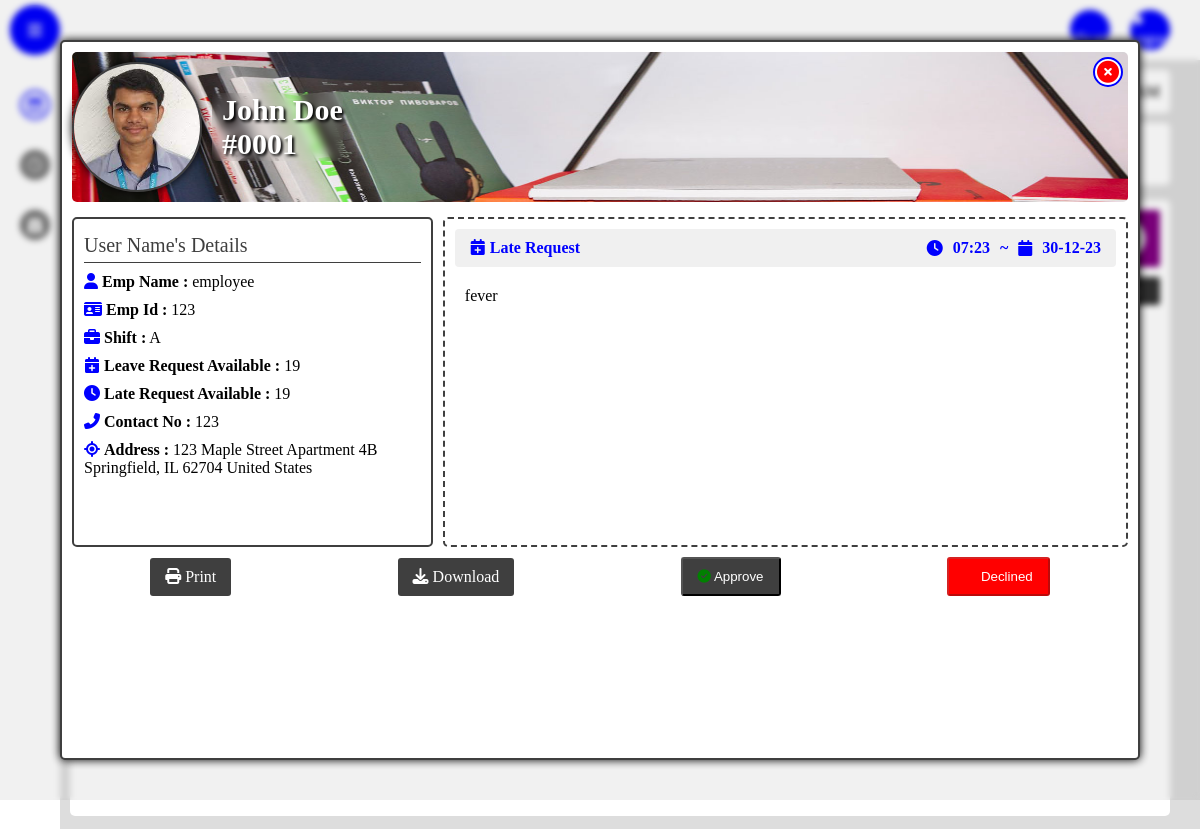
Before: /late_req_profile?emp_id=123&emp_name=employee&from_time=09:19&to_time=09:19&reason=fever+&req_id=1 (signed in, upper part) with the older database file.
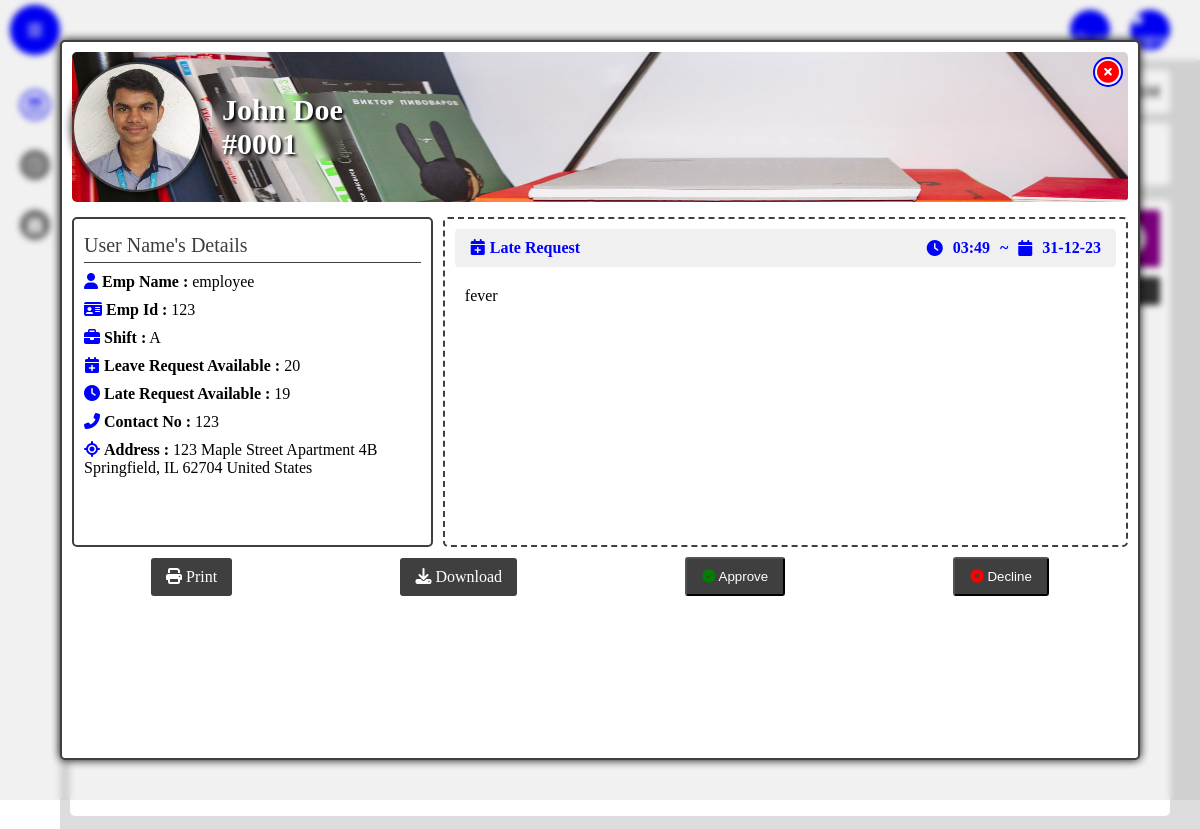
After: the same page with the newer database file.
### app/models.py (models this page shows)
class late(db.Model, UserMixin):
    id = db.Column(db.Integer, primary_key=True)
    emp_id = db.Column(db.Integer)
    emp_name = db.Column(db.String(150), nullable=False)
    reason = db.Column(db.String(150), nullable=False)
    from_time = db.Column(db.String(150), nullable=False)
    to_time = db.Column(db.String(150), nullable=False)
    status = db.Column(db.String(150), default='Pending')
    approved_by = db.Column(db.String(150), default='Pending')
    hr_approval = db.Column(db.String(150), default='Pending')
    date = db.Column(db.DateTime(timezone=True), default=func.now())

### app/views.py (the view)
@views.route('/late_req_profile')
@login_required
def late_req_profile():
    emp_id = request.args.get('emp_id')
    emp_name = request.args.get('emp_name')
    from_time = request.args.get('from_time')
    to_time = request.args.get('to_time')
    reason = request.args.get('reason')
    req_id = request.args.get('req_id')
    user = Emp_login.query.filter_by(emp_id=emp_id).order_by(Emp_login.date.desc()).first()
    user_late=late.query.filter_by(id=req_id).first()
    req_date=user_late.date.strftime("%d-%m-%y")
    req_time=user_late.date.strftime("%H:%M")
    req_details={
        'late_balance':user.late_balance,
        'leave_balance':user.leave_balance,
        'approval':user_late.hr_approval,
        'req_date':req_date,
        'req_time':req_time,
        'from_time':from_time,
        'to_time':to_time,
        'approved_by':user_late.approved_by,
        'permission_type':'Late',
        'ph_number':user.phoneNumber,
        'id':user.id,
        'reason':reason,
        'emp_id':emp_id,
        'emp_name':emp_name
    }
    session['details']=req_details
    return render_template("req_profile.html",req_details=req_details,permission_type='Late')#,late_permission_dict=late_permission_dict

### app/templates/req_profile.html (shortened to what the changed rows need)
<!DOCTYPE html>
<html lang="en">
<head>
    <link rel="stylesheet" href="{{ url_for('static', filename='css/style.css') }}">
    <link rel="stylesheet" href="{{ url_for('static', filename='css/attendance.css') }}">
    <link rel="stylesheet" href="https://cdnjs.cloudflare.com/ajax/libs/font-awesome/5.15.4/css/all.min.css">
    <link rel="stylesheet" href="https://cdnjs.cloudflare.com/ajax/libs/font-awesome/6.1.1/css/all.min.css">
</head>
<body>
    <section class="notification-model">
        <div class="inner-model">
            <div class="model-body">
                <div class="model-profile">
                    <div class="profile-left">
                        <div class="user-details">
                            <h1 class="user-name">John Doe</h1>
                            <h1 class="user-name">#0001</h1>
                        </div>
                    </div>
                    <div class="profile-right">
                     <ul class="personal-details">
                        <li class="detail">
                            <i class="fas fa-calendar-plus"></i>
                            <strong>Leave Request Available :</strong> <span class="availLeave">{{req_details.leave_balance}}</span>
                        </li>
                     </ul>
                     <div class="model-message">
                        <div class="message-header">
                            <div class="message-details">
                                <p class="message-time"><i class="fas fa-clock"></i>{{req_details.req_time}}</p>
                                ~
                                <p class="message-date"><i class="fas fa-calendar"></i>{{req_details.req_date}}</p>
                            </div>
                        </div>
                        <div class="message-body">
                            <p class="messsage">
                                {{req_details.reason}}
                            </p>
                        </div>
                        </div>
                    </div>
                </div>
            </div>
            <div class="model-footer">
                {% if req_details.approval == 'Declined' %}
                    <button class="model-btn latetable declined" style="background-color:red ;" name='decline' onclick="handleApproval('{{permission_type}}','decline',{{req_details.id}})" id='decline' disabled>
                        <i class="fas fa-times-circle"></i>
                        <span class="btn-text">Declined</span>
                    </button>
                {% else %}
                    <button class="model-btn latetable decline" name='decline' onclick="handleApproval('{{permission_type}}','decline',{{req_details.id}})" id='decline'>
                        <i class="fas fa-times-circle"></i>
                        <span class="btn-text">Decline</span>
                    </button>
                {% endif %}
            </div>
        </div>
    </section>
    <main class="main active">
        <header class="details-bar">
            <div class="user-details">
                <h1 class="user-role">User ~ <span class="role tag">HR</span></h1>
            </div>
        </header>
        <section class="frame today-attendance" style="display: flex;">
            <div class="inner-frame">
                <div class="frame-body">
                    <table class="today-attendance-table">
                        <thead>
                            <tr class="tablehead">
                                <th>EmpId</th>
                                <th>Name</th>
                                <th>Date</th>
                                <th>Shift Intime</th>
                                <th>Shift Outtime</th>
                                <th>Intime</th>
                                <th>Outtime</th>
                                <th>Late By</th>
                                <th>Early Go</th>
                                <th>Total Duration</th>
                                <th>Extra Time</th>
                                <th>Status</th>
                            </tr>
                        </thead>
                    </table>
                </div>
            </div>
        </section>
</body>
</html>

Changed rows visible on the page:
now on this page (row edited): late: reason "fever"
changed late: hr_approval "Declined" → "Pending" (drawn)
Other visible differences:
{{ req_details.leave_balance }}: "19" → "20"
{{ req_details.req_time }}: "07:23" → "03:49"
{{ req_details.req_date }}: "30-12-23" → "31-12-23"
{{ req_details.reason }}: "fever" → (not shown)
text no longer shown: "Declined"
text now shown: "Decline"
